Frame 1 (no input): blank canvas, image omitted
Frame 60 (the mouse pressed at the canvas centre just before this capture): blank canvas, image omitted
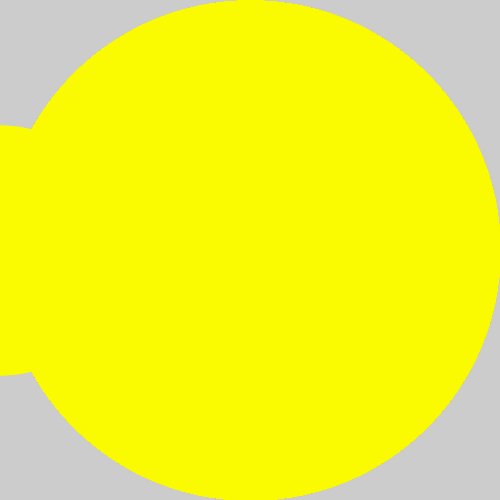
Frame 120 (the mouse held since frame 60 and released just before this capture)

The Processing sketch whose frames 1 and 60 were blank and that drew this single picture after the mouse press (run headless with seeded random() and noise(); from frame 60 on, the mouse is pressed at the canvas centre):

// Processing sketch: processing_9187
// ── processing_9187.pde

void setup () {
  size(500,500);
}



void draw () {
  //background(255);
  //println(mouseX + "," + mouseY);
  //ellipse(mouseX, mouseY, 10, 10);
  stroke(mouseX, mouseY, 0);
  strokeWeight(abs(mouseX+pmouseY));
  point(pmouseX, mouseY) ;
  point(pmouseY, mouseX) ;
}

void mousePressed() {
  point(210, 200);
  point(200, 210);
}

void mouseDragged () {
  stroke(10);
  fill(0,255,0,125);
  arc(140,145,140,140,0, PI/2);
  noFill();

  stroke(10);
  fill(0,255,0,125);
  arc(140,145,100,100,0, PI/2);
  noFill();

  stroke(10);
  fill(0,255,0,125);
  arc(340,345,240,240,0, PI/2);
  noFill();

  stroke(10);
  fill(0,255,0,125);
  arc(340,345,200,200,0, PI/2);
  noFill();

  stroke(10);
  fill(0,255,0,125);
  arc(340,345,150,150,0, PI/2);
  noFill();

  stroke(10);
  fill(0,255,0,125);
  arc(340,345,100,100,0, PI/2);
  noFill();

  stroke(10);
  fill(0,255,0,125);
  arc(340,345,50,50,0, PI/2);
  noFill();

}
